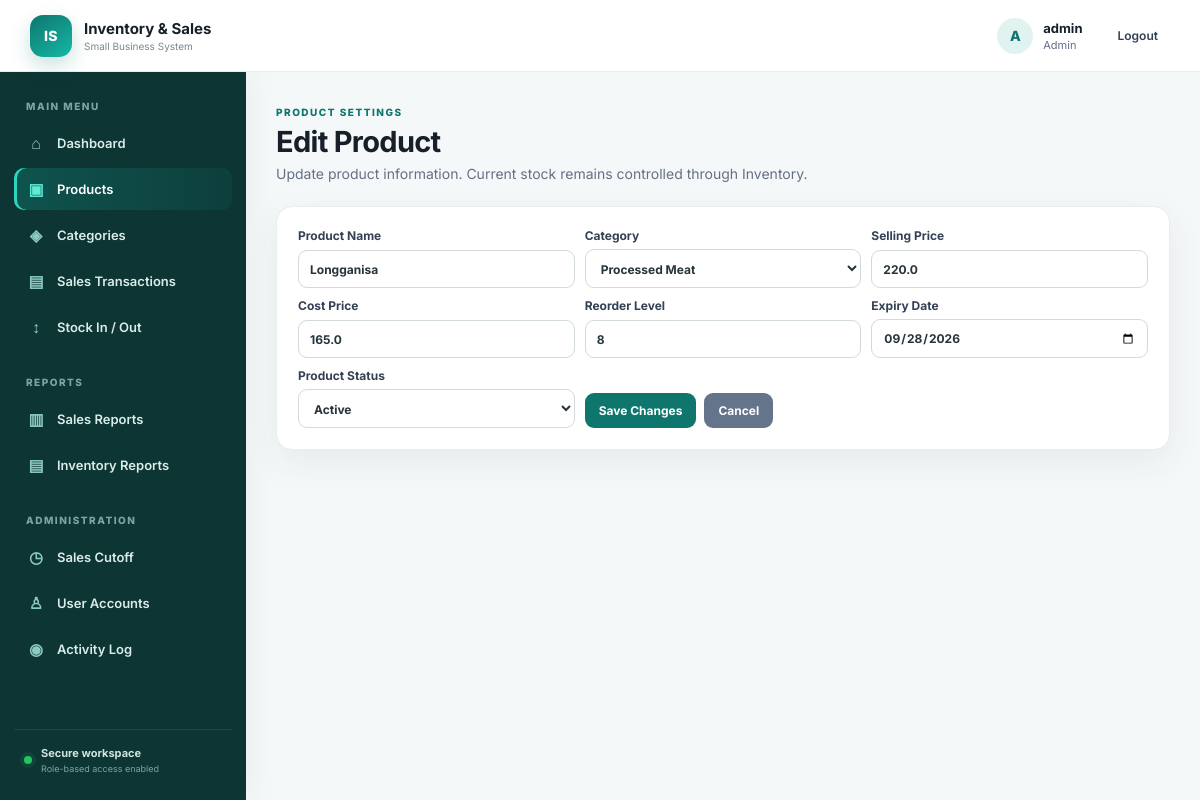
/products/edit/2 (signed in), run on the app's committed database.
### tables this page shows
CREATE TABLE products (id INTEGER PRIMARY KEY AUTOINCREMENT, name TEXT NOT NULL, category_id INTEGER, price REAL NOT NULL DEFAULT 0, cost REAL NOT NULL DEFAULT 0, stock INTEGER NOT NULL DEFAULT 0, reorder_level INTEGER NOT NULL DEFAULT 5, expiry_date text, active integer not null default 1, FOREIGN KEY(category_id) REFERENCES categories(id) ON DELETE SET NULL);

CREATE TABLE categories (id INTEGER PRIMARY KEY AUTOINCREMENT, name TEXT UNIQUE NOT NULL);

### app.py (the view, shortened to what this page needs)
@app.route("/products/edit/<int:product_id>", methods=["GET", "POST"])
@login_required
@admin_required
def edit_product(product_id):
    conn = db()
    product = conn.execute("SELECT * FROM products WHERE id=?", (product_id,)).fetchone()
    if not product:
        conn.close()
        flash("Product not found.", "error")
        return redirect(url_for("products"))
    categories = conn.execute("SELECT * FROM categories ORDER BY name").fetchall()
    conn.close()
    return render_template("product_edit.html", product=product, categories=categories)

### app.py (called while the page is built)
def db():
    conn = sqlite3.connect(DB)
    conn.row_factory = sqlite3.Row
    conn.execute("PRAGMA foreign_keys = ON")
    return conn

def login_required(f):
    @wraps(f)
    def wrapped(*args, **kwargs):
        if "user_id" not in session:
            return redirect(url_for("login"))
        return f(*args, **kwargs)
    return wrapped

def admin_required(f):
    @wraps(f)
    def wrapped(*args, **kwargs):
        if session.get("role") != "Admin":
            flash("Admin access required.", "error")
            return redirect(url_for("dashboard"))
        return f(*args, **kwargs)
    return wrapped

### templates/product_edit.html
{% extends "base.html" %}{% block content %}
<div class="page-head"><div><span class="eyebrow">PRODUCT SETTINGS</span><h1>Edit Product</h1><p class="muted">Update product information. Current stock remains controlled through Inventory.</p></div></div>
<div class="panel"><form method="post" class="formgrid edit-form">
<label>Product Name<input name="name" value="{{product.name}}" required></label>
<label>Category<select name="category_id"><option value="">No category</option>{% for c in categories %}<option value="{{c.id}}" {% if product.category_id==c.id %}selected{% endif %}>{{c.name}}</option>{% endfor %}</select></label>
<label>Selling Price<input type="number" step="0.01" min="0" name="price" value="{{product.price}}" required></label>
<label>Cost Price<input type="number" step="0.01" min="0" name="cost" value="{{product.cost}}" required></label>
<label>Reorder Level<input type="number" min="0" name="reorder_level" value="{{product.reorder_level}}" required></label>
<label>Expiry Date<input type="date" name="expiry_date" value="{{product.expiry_date or ''}}"></label>
<label>Product Status<select name="active"><option value="1" {% if product.active %}selected{% endif %}>Active</option><option value="0" {% if not product.active %}selected{% endif %}>Inactive</option></select></label>
<div class="form-actions"><button type="submit">Save Changes</button><a class="btnlink secondary" href="{{url_for('products')}}">Cancel</a></div>
</form></div>
{% endblock %}

### static/css/style.css (style rules this page uses)
:root { --teal:#0f766e;--teal2:#0d9488;--deep:#0b3b38;--ink:#17202a;--muted:#667085;--line:#e7eeee;--bg:#f5f8f8;--white:#fff;--danger:#b42318;--shadow:0 12px 35px rgba(16,55,52,.07) }
* { box-sizing:border-box }
html { scroll-behavior:smooth }
body { margin:0;font-family:Inter,Segoe UI,Arial,sans-serif;background:var(--bg);color:var(--ink);font-size:14px }
.eyebrow { display:inline-block;color:var(--teal);font-size:10px;font-weight:800;letter-spacing:1.5px }
.page-head { display:flex;justify-content:space-between;align-items:end;margin-bottom:24px }
.page-head h1 { font-size:29px;margin:5px 0 6px;letter-spacing:-.7px }
.page-head p { margin:0;color:var(--muted) }
.panel { background:white;border:1px solid var(--line);border-radius:16px;padding:21px;box-shadow:var(--shadow);margin-bottom:18px }
.btnlink,button { font:inherit;cursor:pointer }
.btnlink,button { background:var(--teal);color:white;border:0;text-decoration:none;padding:10px 14px;border-radius:9px;font-weight:700;font-size:12px }
.secondary { background:#64748b!important }
.formgrid { display:grid;grid-template-columns:repeat(5,1fr);gap:10px }
input,select { font:inherit;padding:10px 11px;border:1px solid #d2dada;border-radius:9px;background:#fff;color:#27343a;outline:none }
.muted { color:var(--muted) }
.edit-form { grid-template-columns:repeat(3,1fr) }
.edit-form label { display:grid;gap:6px;font-size:12px;font-weight:700;color:#344054 }
.form-actions { display:flex;gap:8px;align-items:end }

### data on the page
products: name "Longganisa", category_id "Processed Meat", price "220.0", cost "165.0", reorder_level "8", expiry_date "09/28/2026", active "Active"

### other printed values
{{ session.username[:1]|upper }} "A"
{{ session.username }} "admin"
{{ session.role }} "Admin"
